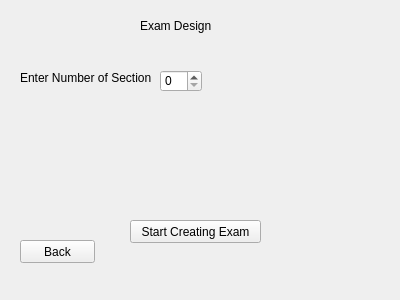
<?xml version="1.0" encoding="UTF-8"?>
<ui version="4.0">
 <class>Exam</class>
 <widget class="QWidget" name="Exam">
  <property name="geometry">
   <rect>
    <x>0</x>
    <y>0</y>
    <width>400</width>
    <height>300</height>
   </rect>
  </property>
  <property name="windowTitle">
   <string>Form</string>
  </property>
  <widget class="QLabel" name="label">
   <property name="geometry">
    <rect>
     <x>140</x>
     <y>10</y>
     <width>71</width>
     <height>31</height>
    </rect>
   </property>
   <property name="text">
    <string>Exam Design</string>
   </property>
  </widget>
  <widget class="QLabel" name="label_2">
   <property name="geometry">
    <rect>
     <x>20</x>
     <y>70</y>
     <width>131</width>
     <height>16</height>
    </rect>
   </property>
   <property name="text">
    <string>Enter Number of Sections</string>
   </property>
  </widget>
  <widget class="QSpinBox" name="spinBox">
   <property name="geometry">
    <rect>
     <x>160</x>
     <y>70</y>
     <width>42</width>
     <height>22</height>
    </rect>
   </property>
  </widget>
  <widget class="QPushButton" name="pushButton">
   <property name="geometry">
    <rect>
     <x>130</x>
     <y>220</y>
     <width>131</width>
     <height>23</height>
    </rect>
   </property>
   <property name="text">
    <string>Start Creating Exam</string>
   </property>
  </widget>
  <widget class="QPushButton" name="pushButton_2">
   <property name="geometry">
    <rect>
     <x>20</x>
     <y>240</y>
     <width>75</width>
     <height>23</height>
    </rect>
   </property>
   <property name="text">
    <string>Back</string>
   </property>
  </widget>
 </widget>
 <resources/>
 <connections/>
</ui>
